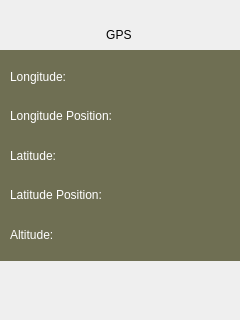
<?xml version="1.0" encoding="UTF-8"?>
<ui version="4.0">
 <class>GPSTest</class>
 <widget class="QWidget" name="GPSTest">
  <property name="geometry">
   <rect>
    <x>0</x>
    <y>0</y>
    <width>240</width>
    <height>320</height>
   </rect>
  </property>
  <property name="windowTitle">
   <string>Form</string>
  </property>
  <widget class="QLabel" name="title">
   <property name="geometry">
    <rect>
     <x>0</x>
     <y>20</y>
     <width>241</width>
     <height>30</height>
    </rect>
   </property>
   <property name="styleSheet">
    <string notr="true"/>
   </property>
   <property name="text">
    <string>GPS </string>
   </property>
   <property name="alignment">
    <set>Qt::AlignCenter</set>
   </property>
  </widget>
  <widget class="QWidget" name="horizontalLayoutWidget">
   <property name="geometry">
    <rect>
     <x>10</x>
     <y>270</y>
     <width>221</width>
     <height>41</height>
    </rect>
   </property>
   <layout class="QHBoxLayout" name="horizontalLayout"/>
  </widget>
  <widget class="QStackedWidget" name="stackedWidget">
   <property name="geometry">
    <rect>
     <x>0</x>
     <y>50</y>
     <width>240</width>
     <height>211</height>
    </rect>
   </property>
   <property name="currentIndex">
    <number>1</number>
   </property>
   <widget class="QWidget" name="page">
    <widget class="Line" name="line">
     <property name="geometry">
      <rect>
       <x>30</x>
       <y>187</y>
       <width>200</width>
       <height>2</height>
      </rect>
     </property>
     <property name="orientation">
      <enum>Qt::Horizontal</enum>
     </property>
    </widget>
    <widget class="QLabel" name="label_6">
     <property name="geometry">
      <rect>
       <x>7</x>
       <y>186</y>
       <width>21</width>
       <height>29</height>
      </rect>
     </property>
     <property name="text">
      <string>db</string>
     </property>
    </widget>
    <widget class="Line" name="line_2">
     <property name="geometry">
      <rect>
       <x>30</x>
       <y>0</y>
       <width>2</width>
       <height>187</height>
      </rect>
     </property>
     <property name="orientation">
      <enum>Qt::Vertical</enum>
     </property>
    </widget>
    <widget class="QWidget" name="layoutWidget_3">
     <property name="geometry">
      <rect>
       <x>4</x>
       <y>-4</y>
       <width>27</width>
       <height>191</height>
      </rect>
     </property>
     <layout class="QVBoxLayout" name="verticalLayout">
      <item>
       <widget class="QLabel" name="label">
        <property name="text">
         <string>100</string>
        </property>
        <property name="alignment">
         <set>Qt::AlignLeading|Qt::AlignLeft|Qt::AlignTop</set>
        </property>
       </widget>
      </item>
      <item>
       <widget class="QLabel" name="label_2">
        <property name="text">
         <string>80</string>
        </property>
        <property name="alignment">
         <set>Qt::AlignLeading|Qt::AlignLeft|Qt::AlignTop</set>
        </property>
       </widget>
      </item>
      <item>
       <widget class="QLabel" name="label_3">
        <property name="text">
         <string>60</string>
        </property>
        <property name="alignment">
         <set>Qt::AlignLeading|Qt::AlignLeft|Qt::AlignTop</set>
        </property>
       </widget>
      </item>
      <item>
       <widget class="QLabel" name="label_4">
        <property name="text">
         <string>40</string>
        </property>
        <property name="alignment">
         <set>Qt::AlignLeading|Qt::AlignLeft|Qt::AlignTop</set>
        </property>
       </widget>
      </item>
      <item>
       <widget class="QLabel" name="label_5">
        <property name="text">
         <string>20</string>
        </property>
        <property name="alignment">
         <set>Qt::AlignLeading|Qt::AlignLeft|Qt::AlignTop</set>
        </property>
       </widget>
      </item>
     </layout>
    </widget>
    <widget class="QScrollArea" name="scrollArea">
     <property name="geometry">
      <rect>
       <x>30</x>
       <y>0</y>
       <width>201</width>
       <height>188</height>
      </rect>
     </property>
     <property name="verticalScrollBarPolicy">
      <enum>Qt::ScrollBarAlwaysOff</enum>
     </property>
     <property name="widgetResizable">
      <bool>true</bool>
     </property>
     <widget class="QWidget" name="scrollAreaWidgetContents">
      <property name="geometry">
       <rect>
        <x>0</x>
        <y>0</y>
        <width>197</width>
        <height>184</height>
       </rect>
      </property>
     </widget>
    </widget>
   </widget>
   <widget class="QWidget" name="page_2">
    <widget class="QWidget" name="detailwin" native="true">
     <property name="geometry">
      <rect>
       <x>0</x>
       <y>0</y>
       <width>240</width>
       <height>211</height>
      </rect>
     </property>
     <property name="styleSheet">
      <string notr="true">background-color: rgb(111, 111, 83);</string>
     </property>
     <widget class="QWidget" name="layoutWidget">
      <property name="geometry">
       <rect>
        <x>10</x>
        <y>10</y>
        <width>121</width>
        <height>191</height>
       </rect>
      </property>
      <layout class="QVBoxLayout" name="verticalLayout_2">
       <item>
        <widget class="QLabel" name="label_8">
         <property name="styleSheet">
          <string notr="true">color: rgb(255, 255, 255);</string>
         </property>
         <property name="text">
          <string>Longitude:</string>
         </property>
        </widget>
       </item>
       <item>
        <widget class="QLabel" name="label_9">
         <property name="styleSheet">
          <string notr="true">color: rgb(255, 255, 255);</string>
         </property>
         <property name="text">
          <string>Longitude Position:</string>
         </property>
        </widget>
       </item>
       <item>
        <widget class="QLabel" name="label_10">
         <property name="styleSheet">
          <string notr="true">color: rgb(255, 255, 255);</string>
         </property>
         <property name="text">
          <string>Latitude:</string>
         </property>
        </widget>
       </item>
       <item>
        <widget class="QLabel" name="label_11">
         <property name="styleSheet">
          <string notr="true">color: rgb(255, 255, 255);</string>
         </property>
         <property name="text">
          <string>Latitude Position:</string>
         </property>
        </widget>
       </item>
       <item>
        <widget class="QLabel" name="label_12">
         <property name="styleSheet">
          <string notr="true">color: rgb(255, 255, 255);</string>
         </property>
         <property name="text">
          <string>Altitude:</string>
         </property>
        </widget>
       </item>
      </layout>
      <zorder>label_12</zorder>
      <zorder>label_10</zorder>
      <zorder>label_11</zorder>
      <zorder>label_9</zorder>
      <zorder>label_8</zorder>
     </widget>
     <widget class="QWidget" name="layoutWidget_2">
      <property name="geometry">
       <rect>
        <x>130</x>
        <y>10</y>
        <width>101</width>
        <height>191</height>
       </rect>
      </property>
      <layout class="QVBoxLayout" name="verticalLayout_3">
       <item>
        <widget class="QLabel" name="label_13">
         <property name="styleSheet">
          <string notr="true">color: rgb(255, 255, 255);</string>
         </property>
         <property name="text">
          <string/>
         </property>
        </widget>
       </item>
       <item>
        <widget class="QLabel" name="label_14">
         <property name="styleSheet">
          <string notr="true">color: rgb(255, 255, 255);</string>
         </property>
         <property name="text">
          <string/>
         </property>
        </widget>
       </item>
       <item>
        <widget class="QLabel" name="label_15">
         <property name="styleSheet">
          <string notr="true">color: rgb(255, 255, 255);</string>
         </property>
         <property name="text">
          <string/>
         </property>
        </widget>
       </item>
       <item>
        <widget class="QLabel" name="label_16">
         <property name="styleSheet">
          <string notr="true">color: rgb(255, 255, 255);</string>
         </property>
         <property name="text">
          <string/>
         </property>
        </widget>
       </item>
       <item>
        <widget class="QLabel" name="label_17">
         <property name="styleSheet">
          <string notr="true">color: rgb(255, 255, 255);</string>
         </property>
         <property name="text">
          <string/>
         </property>
        </widget>
       </item>
      </layout>
      <zorder>label_13</zorder>
      <zorder>label_17</zorder>
      <zorder>label_16</zorder>
      <zorder>label_15</zorder>
      <zorder>label_14</zorder>
     </widget>
    </widget>
   </widget>
  </widget>
 </widget>
 <resources/>
 <connections/>
</ui>
